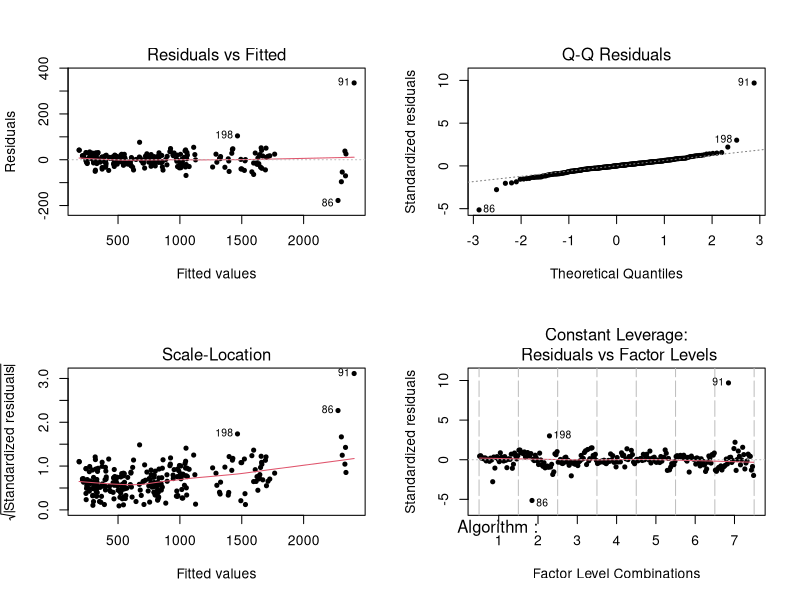
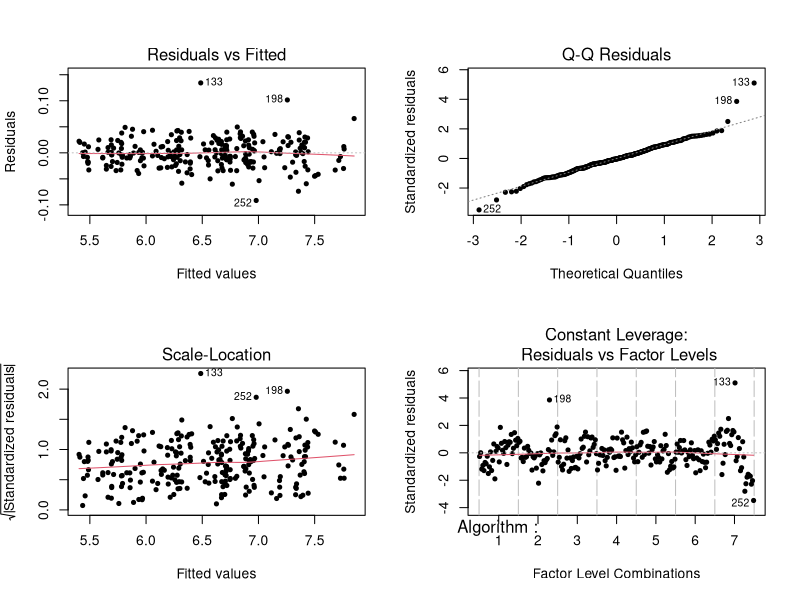
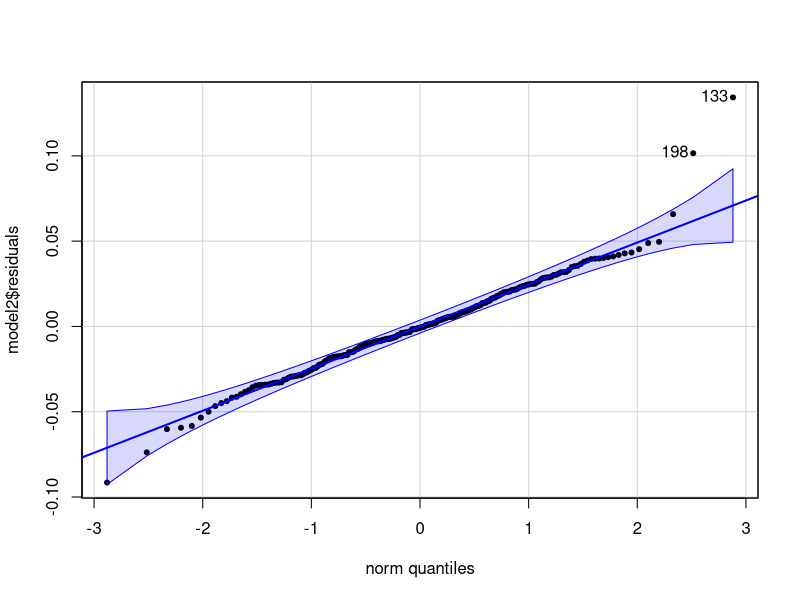
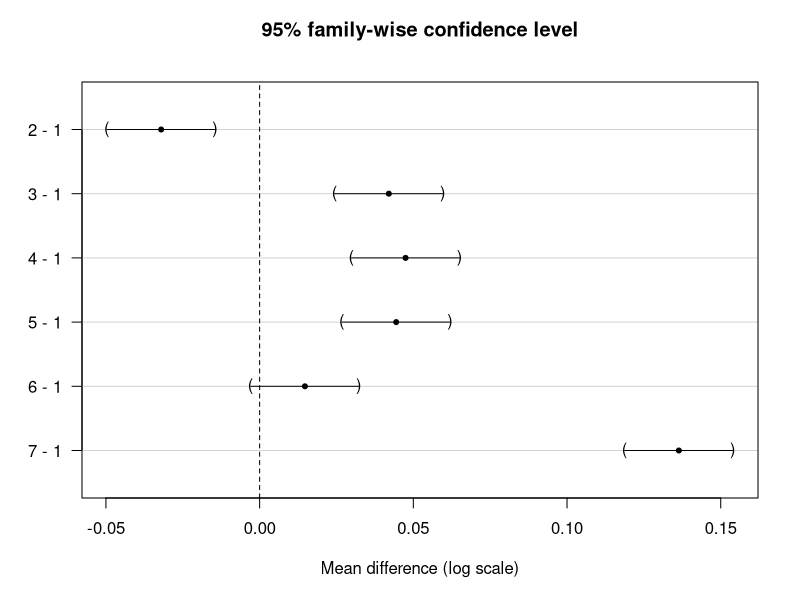
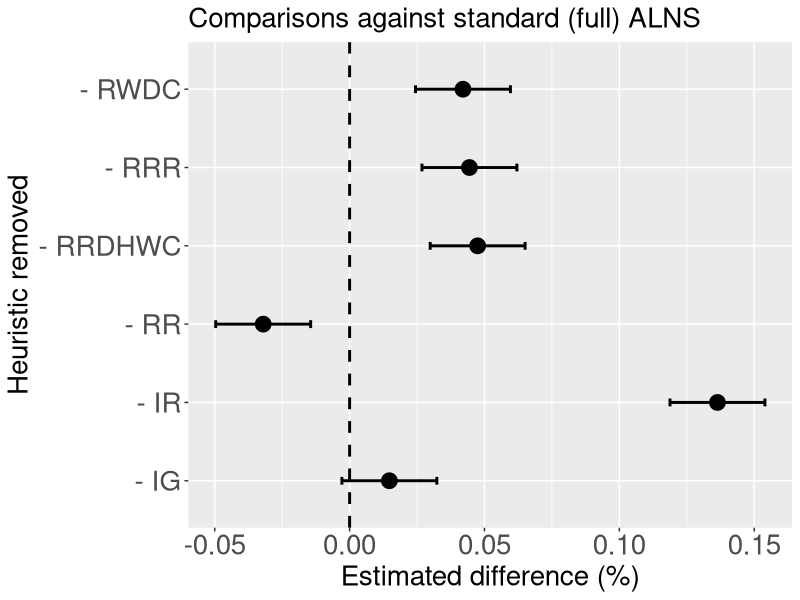
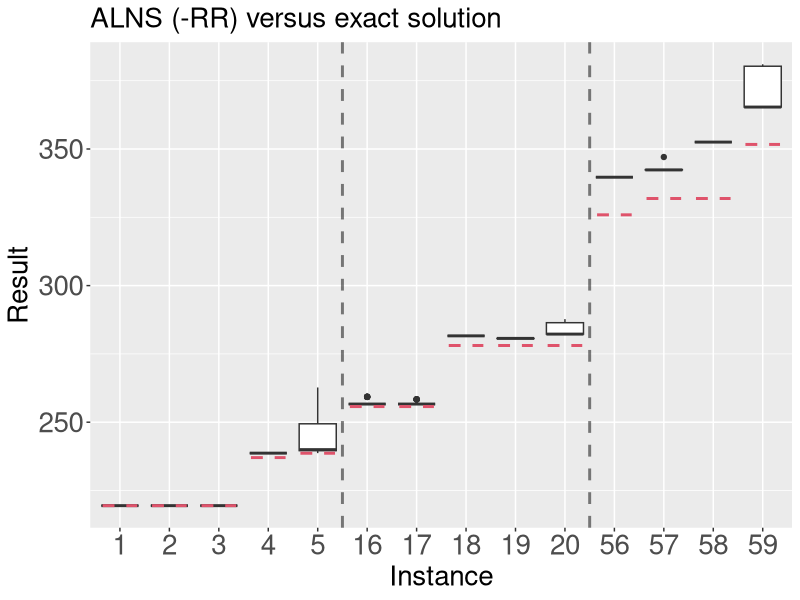

Recreate these plots in R, in order.
# ================================================================================
# Statistical analysis for manuscript:
# A.L. Silva, A.L. Maravilha, J.A. Ramirez, J.-Y. Potvin, F.Campelo
# One-Dimensional Loading Capacitated Vehicle Routing Problem with Multiple Stacks
# 
# Analysis by F. Campelo (fcampelo@ufmg.br, fcampelo@gmail.com)
# Belo Horizonte, Brazil - April 29, 2015
# ================================================================================

# Load data
data <- read.table("../data/algo.txt",
                   header = TRUE)

# Set instance number to start with 1 (instead of 0):
data$inst <- data$inst + 1

#=====
# Part I: comparison of performance - full ALNS vs. pruned versions

# Aggregate data (algorithm means by instances)
aggdata <- with(data,
                aggregate(x   = resultado,
                          by  = list(alg, inst),
                          FUN = mean))

# Add subgroup ID variable
aggdata<-data.frame(Algorithm        = as.factor(aggdata[, 1]),
                    Instance         = as.factor(aggdata[, 2]),
                    Group            = rep(as.factor(1:36), 
                                           each = 35),
                    Mean_Performance = aggdata[, 3])


# Final aggregation (algorithm means by instance subgroup)
aggdata2 <- with(aggdata,
                 aggregate(x    = Mean_Performance,
                           by   = list(Algorithm, 
                                       Group),
                           FUN  = mean))

# Rename columns
names(aggdata2) <- c("Algorithm",
                     "Instance_Group",
                     "Mean_Performance")

# First model
model <- aov(Mean_Performance~Algorithm+Instance_Group,
             data = aggdata2)

# Graphical test of assumptions
par(mfrow = c(2, 2))
plot(model, pch = 20)

# Try log-transformed data
model2 <- aov(log(Mean_Performance)~Algorithm+Instance_Group,
              data = aggdata2)

# Graphical test of assumptions
plot(model2, pch = 20)
library(car)
par(mfrow = c(1, 1))
qqPlot(model2$residuals,
       pch = 20)

# Excellent! Print model summary
summary(model2)

# Get model r2 (quantify proportion of explained variance)
summary.lm(model2)$r.squared

# Perform multiple comparisons against full ALNS
library(multcomp)
duntest <- glht(model2,
                linfct = mcp(Algorithm = "Dunnett"))

duntestCI <- confint(duntest)
plot(duntestCI,
     xlab = "Mean difference (log scale)")

# preprocess for plotting using ggplot2 (paper quality)
dtCI <- as.data.frame(duntestCI$confint)
dtCI <- cbind(dtCI, 
              names = c("- RR",
                        "- RWDC",
                        "- RRDHWC",
                        "- RRR",
                        "- IG",
                        "- IR"))

#=====
library(ggplot2)
pdf("../figures/Dunnett.pdf",
    width = 16,
    height = 8)
dunPlot <- ggplot(dtCI, 
                  aes(y = Estimate, 
                      x = names))
dunPlot +
  geom_point(size = 5) +
  geom_errorbar(mapping = aes(ymin = lwr,
                              ymax = upr),
                width   = .1, 
                size    = 1, 
                colour  = "black") + 
  geom_hline(mapping  = aes(yintercept = 0),
             linetype = "dashed", 
             size     = 1) + 
  coord_flip() + 
  theme(axis.text   = element_text(size = 20),
        axis.title  = element_text(size = 20),
        plot.title  = element_text(size = 20)) + 
  ylab("Estimated difference (%)") + 
  xlab("Heuristic removed") + 
  ggtitle("Comparisons against standard (full) ALNS")

dev.off()

#=====
# Effects (exploratory)
# library(effects)
# effs <- allEffects(model2,
#                    transformation = list(link     = log,
#                                          inverse  = exp))
# plot(effs,
#      "Algorithm",
#      type   = "response",
#      lty    = 3,
#      lwd    = 1,
#      grid   = TRUE,
#      cex    = 2,
#      ylab   = "Mean Cost")
#=====

# Part II: performance of the "best" version vs. optimal values of selected 
# instances

# Isolate the "best" configuration (ALNS - RR)
data2 <- subset(data,
                alg == 2)[, -(1:2)]
names(data2) <- c("Instance",
                  "Result")
data2$Instance <- as.factor(data2$Instance)

# Boxplots (exploratory)
# with(data2,
#      boxplot(Result~Instance,
#              pch    = 16,
#              cex    = 0.25,
#              col    = "#777777",
#              las    = 1,
#              box    = "n",
#              tck    = 1,
#              xlab   = "Instance",
#              ylab   = "Cost"))
# grid(NA, NULL, lwd = 2)

#=====
# Read and preprocess optimal values
optvals <- read.csv("../data/optimal_values.csv",
                    header  = T,
                    sep     = ",")[, -1]
optvals <- optvals[complete.cases(optvals), ]
optvals$Instance <- as.factor(optvals$Instance)
optvals[, 3] <- optvals[, 3] / 1000
names(optvals)[3] <- "Time_s"
optvals <- cbind(optvals,
                 Posx = as.numeric(rownames(optvals)))

#=====
# Subset results from ALNS (-RR) for the relevant instances
data3 <- subset(data2,
                Instance %in% optvals$Instance)
data3$Instance <- factor(data3$Instance)
Group <- c(rep("01", 5),
           rep("04", 5),
           rep("12", 4))
data3 <- cbind(data3, 
               Group = rep(Group,
                           times = 30))

#=====
# Generate plot (paper quality)
pdf("../figures/ALNSvsOPT.pdf",
    width   = 16,
    height  = 8)
mybox <- ggplot(data    = data3, 
                mapping = aes(x = Instance, 
                              y = Result))
mybox + 
  geom_boxplot() + 
  geom_vline(mapping  = aes(xintercept = 5.5),
             linetype = 2, 
             size     = 1,
             alpha    = 0.5) + 
  geom_vline(mapping  = aes(xintercept = 10.5),
             linetype = 2, 
             size     = 1,
             alpha    = 0.5) + 
  geom_segment(data     = optvals, 
               mapping  = aes(x   = Posx - 0.35,
                             xend = Posx + 0.35,
                             y    = Value,
                             yend = Value), 
               linetype = 2,
               size     = 1,
               colour   = 2) + 
  theme(axis.text   = element_text(size = 20),
        axis.title  = element_text(size = 20),
        plot.title  = element_text(size = 20)) + 
  ylab("Result") + 
  xlab("Instance") + 
  ggtitle("ALNS (-RR) versus exact solution")
dev.off()

#=====
# Extract best ALNS(-RR) solutions for each instance
aggbest <- with(data2,
                aggregate(x   = Result,
                          by  = list(Instance),
                          FUN = min))

names(aggbest) <- c("Instance",
                    "Best_ALNS")

# Best ALNS values vs optimal values 
res <- cbind(aggbest[as.numeric(as.character(optvals[, 1])),],
             Optimal_value = optvals[, 2],
             Gap = round(100 * (aggbest[as.numeric(as.character(optvals[, 1])), 2] 
                                - optvals[, 2]) / optvals[, 2], 2))
